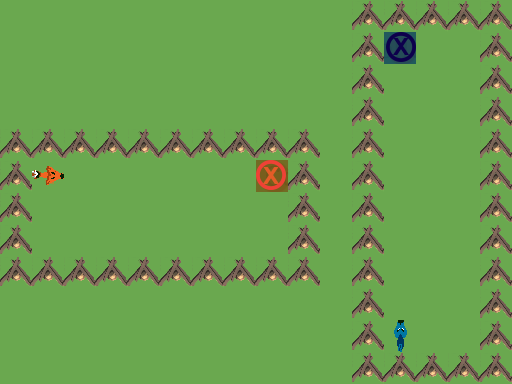

This is a level from a 2D game, rendered from its Tiled map with the project's own tilesets. A one-line summary and the complete map file follow:
An orthogonal 16x12 tile map with 32x32 px tiles, 3 tile layers (Ground, Obstacles, Objects), 1 hidden layer not drawn.

<map version="1.0" orientation="orthogonal" renderorder="right-down" width="16" height="12" tilewidth="32" tileheight="32" nextobjectid="1">
 <tileset firstgid="1" name="TilesetPlaceholder" tilewidth="32" tileheight="32" tilecount="240" columns="10">
  <image source="../../Tileset.png" width="320" height="768" />
 </tileset>
 <layer name="Ground" width="16" height="12">
  <data encoding="csv">
1,1,1,1,1,1,1,1,1,1,1,1,1,1,1,1,
1,1,1,1,1,1,1,1,1,1,1,1,1,1,1,1,
1,1,1,1,1,1,1,1,1,1,1,1,1,1,1,1,
1,1,1,1,1,1,1,1,1,1,1,1,1,1,1,1,
1,1,1,1,1,1,1,1,1,1,1,1,1,1,1,1,
1,1,1,1,1,1,1,1,1,1,1,1,1,1,1,1,
1,1,1,1,1,1,1,1,1,1,1,1,1,1,1,1,
1,1,1,1,1,1,1,1,1,1,1,1,1,1,1,1,
1,1,1,1,1,1,1,1,1,1,1,1,1,1,1,1,
1,1,1,1,1,1,1,1,1,1,1,1,1,1,1,1,
1,1,1,1,1,1,1,1,1,1,1,1,1,1,1,1,
1,1,1,1,1,1,1,1,1,1,1,1,1,1,1,1
</data>
 </layer>
 <layer name="Obstacles" width="16" height="12">
  <data encoding="csv">
0,0,0,0,0,0,0,0,0,0,0,41,41,41,41,41,
0,0,0,0,0,0,0,0,0,0,0,41,0,0,0,41,
0,0,0,0,0,0,0,0,0,0,0,41,0,0,0,41,
0,0,0,0,0,0,0,0,0,0,0,41,0,0,0,41,
41,41,41,41,41,41,41,41,41,41,0,41,0,0,0,41,
41,0,0,0,0,0,0,0,0,41,0,41,0,0,0,41,
41,0,0,0,0,0,0,0,0,41,0,41,0,0,0,41,
41,0,0,0,0,0,0,0,0,41,0,41,0,0,0,41,
41,41,41,41,41,41,41,41,41,41,0,41,0,0,0,41,
0,0,0,0,0,0,0,0,0,0,0,41,0,0,0,41,
0,0,0,0,0,0,0,0,0,0,0,41,0,0,0,41,
0,0,0,0,0,0,0,0,0,0,0,41,41,41,41,41
</data>
 </layer>
 <layer name="Objects" width="16" height="12">
  <data encoding="csv">
0,0,0,0,0,0,0,0,0,0,0,0,0,0,0,0,
0,0,0,0,0,0,0,0,0,0,0,0,182,0,0,0,
0,0,0,0,0,0,0,0,0,0,0,0,0,0,0,0,
0,0,0,0,0,0,0,0,0,0,0,0,0,0,0,0,
0,0,0,0,0,0,0,0,0,0,0,0,0,0,0,0,
0,2684354751,0,0,0,0,0,0,181,0,0,0,0,0,0,0,
0,0,0,0,0,0,0,0,0,0,0,0,0,0,0,0,
0,0,0,0,0,0,0,0,0,0,0,0,0,0,0,0,
0,0,0,0,0,0,0,0,0,0,0,0,0,0,0,0,
0,0,0,0,0,0,0,0,0,0,0,0,0,0,0,0,
0,0,0,0,0,0,0,0,0,0,0,0,192,0,0,0,
0,0,0,0,0,0,0,0,0,0,0,0,0,0,0,0
</data>
 </layer>
 <layer name="Solution" width="16" height="12" visible="0">
  <data encoding="csv">
0,0,0,0,0,0,0,0,0,0,0,0,0,0,0,0,
0,0,0,0,0,0,0,0,0,0,0,0,0,0,0,0,
0,0,0,0,0,0,0,0,0,0,0,0,222,0,0,0,
0,0,0,0,0,0,0,0,0,0,0,0,222,0,0,0,
0,0,0,0,0,0,0,0,0,0,0,0,222,0,0,0,
0,0,0,0,0,0,0,0,0,0,0,0,222,0,0,0,
0,0,0,0,0,0,0,0,0,0,0,0,222,0,0,0,
0,0,0,0,0,0,0,0,0,0,0,0,222,0,0,0,
0,0,0,0,0,0,0,0,0,0,0,0,222,0,0,0,
0,0,0,0,0,0,0,0,0,0,0,0,222,0,0,0,
0,0,0,0,0,0,0,0,0,0,0,0,0,0,0,0,
0,0,0,0,0,0,0,0,0,0,0,0,0,0,0,0
</data>
 </layer>
</map>
